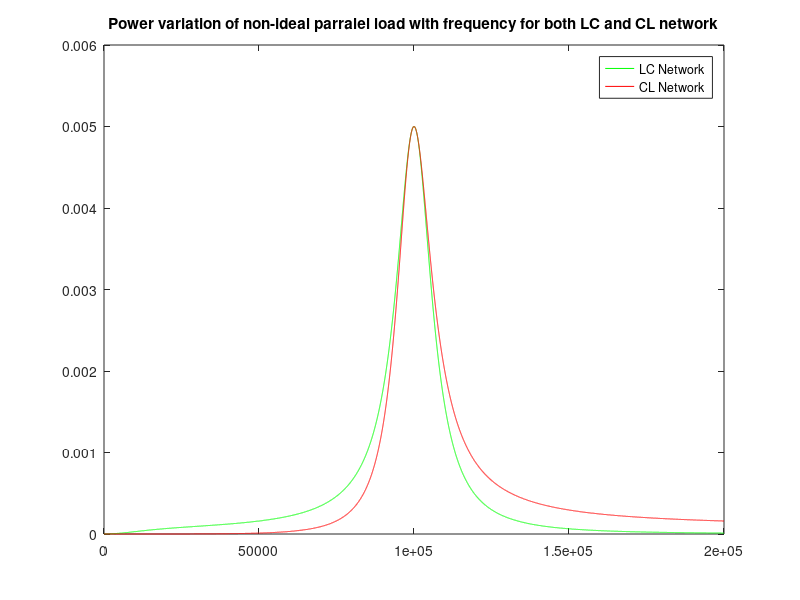

Write the MATLAB code that produced this figure. (Note: this script raises an error after producing the figure.)
% This is for non-ideal load with all parrallel elements
RL = 1000;
RS = 50;
f = 10^5;
W = 2*pi*f;
V = 1;
F = 0:10:2*10^5;
w = F*2*pi;
L = RL/(10*W);  % inductance of non-ideal load
C = 1/(W*W*L);  % capacitance of non-ideal load which is in resonance with inducatnce
C_LC=sqrt((RL-RS)/RS)/(W*RL);  %value of C for which res freq occurs at 100KHZ for LC Network(low pass)
L_LC=sqrt((RL-RS)*RS)/W;        %value of L for which res freq occurs at 100KHZ for LC Network(low pass)
L_CL=(RL/W)*sqrt(RS/(RL-RS));   %value of L for which res freq occurs at 100KHZ for CL Network(high pass)
C_CL = (W^2*L_CL^2+RL^2)/(W^2*L_CL*RL^2); %value of C for which res freq occurs at 100KHZ for CL Network(high pass)
Pmax = V^2/(4*RS);
Power = zeros(2,size(w,2));%1st column for calculating Power of LC  low pass Network 
                            %2nd column for calculating Power of CL high pass Network 

for k = 1:size(w,2)
    XL = 1i*w(1,k)*L;
    XC = -1i/(w(1,k)*C);
    Z = ((1/RL )+ (1/XL)+(1/XC))^-1;
    XC_LC = -1i/(w(1,k)*C_LC);
    XL_LC = 1i*w(1,k)*L_LC;
    Znet_LC = XC_LC*Z/(Z+XC_LC);
    XC_CL = -1i/(w(1,k)*C_CL);
    XL_CL = 1i*w(1,k)*L_CL;
    Znet_CL = XL_CL*Z/(Z+XL_CL);
   Power(1,k) = abs(V*XC_LC*Z/((RS+XL_LC+Znet_LC)*(XC_LC+Z)))^2/RL;   %Power of LC  low pass Network 
   Power(2,k)= abs(V*XL_CL*Z/((RS+XC_CL+Znet_CL)*(XL_CL+Z)))^2/RL;   %CL high pass Network 
end

plot(F, Power(1,:), 'Color', [0, 1.0, 0.0], 'LineStyle', '-')
hold on;
plot(F, Power(2,:), 'Color', [1, 0, 0], 'LineStyle', '-')
legend('LC Network','CL Network')

title('Power variation of non-ideal parralel load with frequency for both LC and CL network');
  %calculaton of bandwidth
  BW = zeros(1,2);
for k = 1:2
    for m = 1:size(w,2)
        if (Power(k,m)-(P_max/2))<0.0001
            if(w(1,m)<Wo)
                Diff(1,1) = w(1,m);
            end
            if(w(1,m)>Wo)
                Diff(1,2)=w(1,m);
            end
        end
    end
    BW(1,k) = Diff(1,2) - Diff(1,1); 
end
Bandwidth_LC = BW(1,1);
Bandwidth_CL = BW(1,2);
  
    
    